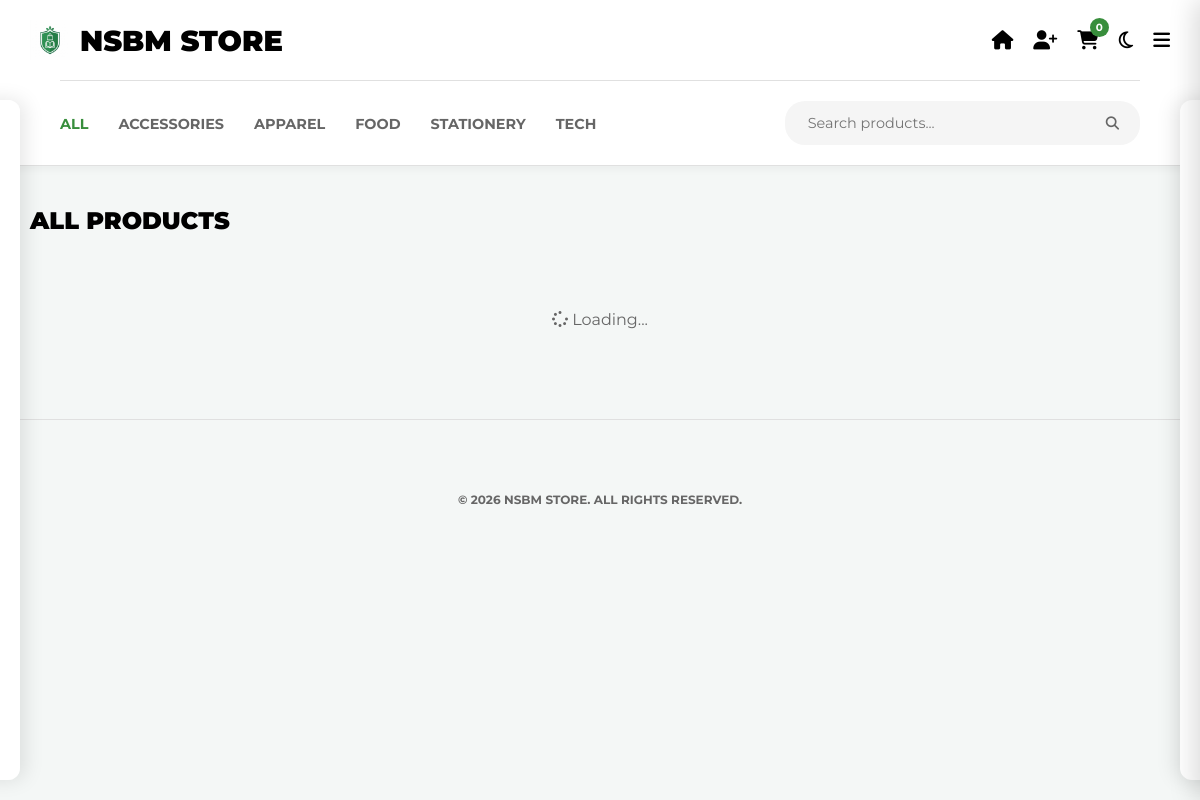
The page / on the database its author committed.
### tables this page shows
CREATE TABLE `categories` (
  `id` int(11) NOT NULL AUTO_INCREMENT,
  `name` varchar(50) NOT NULL,
  PRIMARY KEY (`id`),
  UNIQUE KEY `name` (`name`)
);

### index.php (the view, shortened to what this page needs)
<?php
require_once 'config/db.php';
include 'includes/header.php';
?>
<div class="store-layout">
    <div class="sidebar-left-trigger"></div>
    <aside class="sidebar-left">
    </aside>
    <main class="products-section">
        <h1 class="section-title">All Products</h1>
        <div class="product-grid" id="product-grid">
        </div>
    </main>
    <div class="sidebar-right-trigger"></div>
    <aside class="sidebar-right">
    </aside>
</div>
<?php include 'includes/footer.php'; ?>

### includes/header.php (shortened to what this page needs)
<?php
$cart_count = 0;
$header_categories = [];
if (isset($pdo)) {
    try {
        $header_categories = $pdo->query("SELECT * FROM categories ORDER BY name ASC")->fetchAll(PDO::FETCH_ASSOC);
    } catch (PDOException $e) {
    }
}
?>
<!DOCTYPE html>
<html lang="en">
<head>
    <link rel="stylesheet" href="https://cdnjs.cloudflare.com/ajax/libs/font-awesome/6.4.0/css/all.min.css">
    <link rel="stylesheet" href="assets/css/style.css">
</head>
<body>
    <header>
        <nav>
            <div class="logo">
                <a href="index.php" class="logo-link">
                    <img src="assets/images/favicon.png?v=2" alt="NSBM Store Logo" class="logo-icon" height="40">
                    <span>NSBM STORE</span>
                </a>
            </div>
            <ul class="nav-icons">
                <li><a href="index.php" title="Home"><i class="fa-solid fa-house"></i></a></li>
                <li><a href="admin/login.php" title="Sign Up"><i class="fa-solid fa-user-plus"></i></a></li>
                <li class="cart-icon">
                    <a href="cart.php" title="View Cart">
                        <i class="fa-solid fa-cart-shopping"></i>
                        <span id="cart-badge" class="badge"><?php echo $cart_count; ?></span>
                    </a>
                </li>
                <li>
                    <button id="theme-toggle-btn" title="Toggle Dark/Light Mode" aria-label="Toggle theme">
                        <i class="fa-regular fa-moon" id="theme-icon"></i>
                    </button>
                </li>
                <li>
                    <a href="javascript:void(0)" id="settings-toggle" title="Settings">
                        <i class="fa-solid fa-bars"></i>
                    </a>
                </li>
            </ul>
        </nav>
        <div class="sub-nav">
            <ul>
                <li><a href="index.php?category=" class="<?php echo (!isset($_GET['category']) || $_GET['category'] === '') ? 'active' : ''; ?>">All</a></li>
                <?php foreach ($header_categories as $cat): ?>
                    <li>
                        <a href="index.php?category=<?php echo $cat['id']; ?>" class="<?php echo (isset($_GET['category']) && $_GET['category'] == $cat['id']) ? 'active' : ''; ?>">
                            <?php
                            $display_name = $cat['name'];
                            if ($display_name === 'Food & Snacks') $display_name = 'Food';
                            if ($display_name === 'Tech & Gadgets') $display_name = 'Tech';
                            echo htmlspecialchars($display_name);
                            ?>
                        </a>
                    </li>
                <?php endforeach; ?>
            </ul>
            <form action="index.php" method="GET" class="search-bar">
                <input type="text" name="search" placeholder="Search products..." value="<?php echo isset($_GET['search']) ? htmlspecialchars($_GET['search']) : ''; ?>">
                <button type="submit"><i class="fa-solid fa-search"></i></button>
            </form>
        </div>
    </header>

### assets/css/style.css (style rules this page uses)
:root { --nsbm-green: #388E3C; --nsbm-green-dark: #2E7D32; --text-black: #000000; --text-grey: #666; --bg-white: #ffffff; --bg-light: #f4f7f6; --border-grey: #e0e0e0; --bg-input: #f5f5f5; --bg-track: #eee; --bg-hover: #f0f0f0; --font-main: 'Montserrat', sans-serif; --sidebar-width: 280px; --shadow: 0 4px 15px rgba(0,0,0,0.03); --shadow-drawer: -5px 0 25px rgba(0,0,0,0.15); }
* { box-sizing: border-box; }
body { font-family: var(--font-main); margin: 0; padding: 0; background-color: var(--bg-light); color: var(--text-black); -webkit-font-smoothing: antialiased; }
header { background: var(--bg-white); border-bottom: 1px solid var(--border-grey); padding: 20px 0; position: sticky; top: 0; z-index: 1000; box-shadow: 0 2px 10px rgba(0,0,0,0.05); }
nav { width: 95%; max-width: 1400px; margin: auto; display: flex; justify-content: space-between; align-items: center; }
.logo-link { display: flex; align-items: center; gap: 10px; text-decoration: none; color: var(--text-black) !important; font-size: 1.8rem; font-weight: 900; letter-spacing: normal; }
.logo-icon { height: 40px; width: auto; }
.nav-icons { list-style: none; display: flex; margin: 0; padding: 0; gap: 20px; align-items: center; }
.nav-icons a { color: var(--text-black); font-size: 1.2rem; text-decoration: none; position: relative; }
#theme-toggle-btn { background: none; border: none; font-size: 1.2rem; color: var(--text-black); cursor: pointer; padding: 0; display: flex; align-items: center; transition: color 0.2s, transform 0.3s; }
.badge { position: absolute; top: -10px; right: -10px; background: var(--nsbm-green); color: white; font-size: 0.65rem; padding: 3px 6px; border-radius: 10px; font-weight: bold; }
.sub-nav { display: flex; justify-content: space-between; align-items: center; width: 90%; max-width: 1400px; margin: 20px auto 0 auto; border-top: 1px solid var(--border-grey); padding-top: 20px; }
.sub-nav ul { list-style: none; display: flex; gap: 30px; padding: 0; margin: 0; }
.sub-nav a { text-decoration: none; color: var(--text-grey); font-weight: 700; font-size: 0.9rem; text-transform: uppercase; transition: 0.2s; }
.sub-nav a:hover, .sub-nav a.active { color: var(--nsbm-green); }
.search-bar { display: flex; align-items: center; background: var(--bg-input); border-radius: 20px; padding: 5px 15px; }
.search-bar input { border: none; background: transparent; padding: 8px; outline: none; font-family: inherit; font-size: 0.9rem; width: 300px; }
.search-bar button { border: none; background: transparent; cursor: pointer; color: var(--text-grey); }
.store-layout { width: 95%; max-width: 1400px; margin: 40px auto; display: flex; gap: 30px; align-items: flex-start; }
.sidebar-right { position: fixed; top: 100px; right: -260px; width: 280px; height: calc(100vh - 120px); background: var(--bg-white); border-radius: 12px 0 0 12px; padding: 25px; box-shadow: -5px 0 20px rgba(0,0,0,0.1); z-index: 2000; transition: right 0.4s cubic-bezier(0.175, 0.885, 0.32, 1.275); overflow-y: auto; }
.sidebar-right-trigger { position: fixed; top: 100px; right: 0; width: 20px; height: calc(100vh - 120px); z-index: 2001; cursor: w-resize; }
.sidebar-left { position: fixed; top: 100px; left: -260px; width: 280px; height: calc(100vh - 120px); background: var(--bg-white); border-radius: 0 12px 12px 0; padding: 25px; box-shadow: 5px 0 20px rgba(0,0,0,0.1); z-index: 2000; transition: left 0.4s cubic-bezier(0.175, 0.885, 0.32, 1.275); overflow-y: auto; }
.sidebar-left-trigger { position: fixed; top: 100px; left: 0; width: 20px; height: calc(100vh - 120px); z-index: 2001; cursor: e-resize; }
.products-section { flex: 1; min-width: 0; }
.section-title { margin-top: 0; font-size: 1.5rem; font-weight: 900; text-transform: uppercase; margin-bottom: 25px; }
.product-grid { display: grid; grid-template-columns: repeat(auto-fit, minmax(250px, 1fr)); gap: 25px; width: 100%; }

### rows shown on the page
categories: name "ACCESSORIES"
categories: name "APPAREL"
categories: name "FOOD"
categories: name "STATIONERY"
categories: name "TECH"

### other values the page prints
$cart_count "0"
